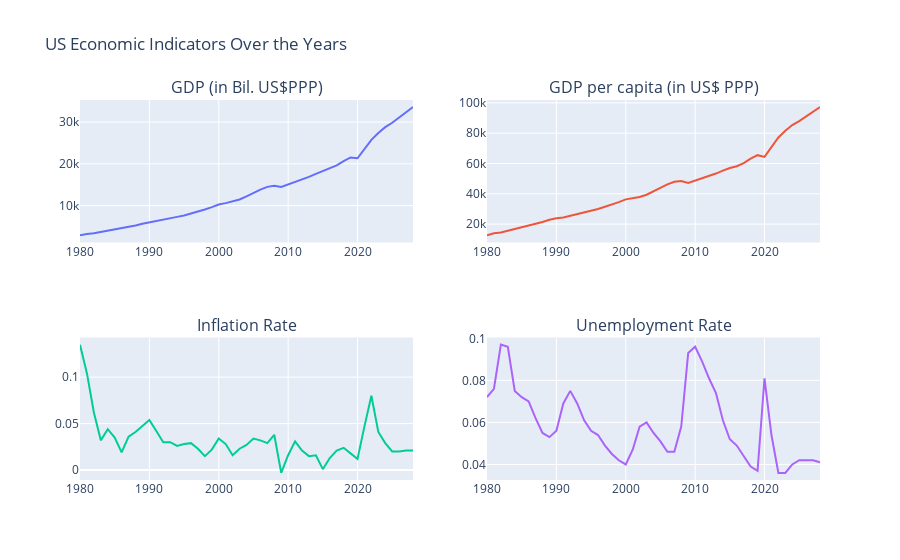

Notebook source saved alongside this figure:
### Code cell
import pandas as pd
import plotly.graph_objs as go
from plotly.subplots import make_subplots

# Load the Excel file
file_path = 'US stats.xlsx'  # Update this path to your local file path
df = pd.read_excel(file_path)

# Convert 'Year' to datetime format for better plotting (optional)
df['Year'] = pd.to_datetime(df['Year'], format='%Y')

# Create subplots: 2 rows, 2 columns
fig = make_subplots(rows=2, cols=2, subplot_titles=(
    'GDP (in Bil. US$PPP)', 'GDP per capita (in US$ PPP)', 'Inflation Rate', 'Unemployment Rate'))

# Add GDP plot
fig.add_trace(go.Scatter(x=df['Year'], y=df['GDP (in Bil. US$PPP)'], name='GDP (in Bil. US$PPP)'),
              row=1, col=1)

# Add GDP per capita plot
fig.add_trace(go.Scatter(x=df['Year'], y=df['GDP per capita (in US$ PPP)'], name='GDP per capita (in US$ PPP)'),
              row=1, col=2)

# Add Inflation rate plot
fig.add_trace(go.Scatter(x=df['Year'], y=df['Inflation rate'], name='Inflation Rate'),
              row=2, col=1)

# Add Unemployment rate plot
fig.add_trace(go.Scatter(x=df['Year'], y=df['Unemployment'], name='Unemployment Rate'),
              row=2, col=2)

# Update layout
fig.update_layout(title_text='US Economic Indicators Over the Years', height=800, showlegend=False)

# Show the figure
fig.show()
